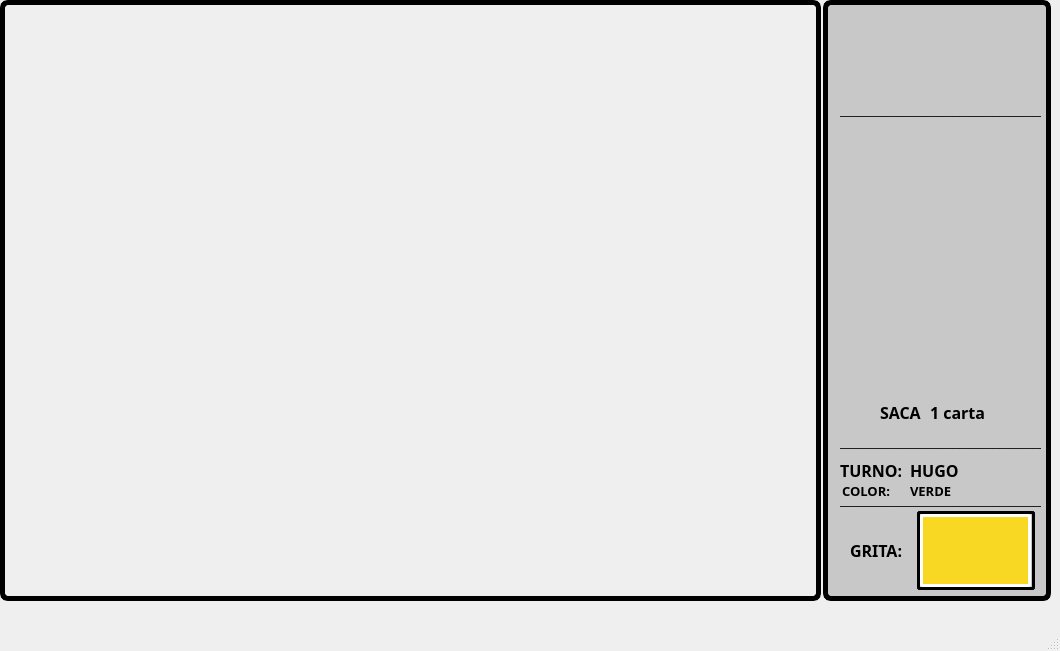
<?xml version="1.0" encoding="UTF-8"?>
<ui version="4.0">
 <class>MainWindow</class>
 <widget class="QMainWindow" name="MainWindow">
  <property name="geometry">
   <rect>
    <x>0</x>
    <y>0</y>
    <width>1060</width>
    <height>651</height>
   </rect>
  </property>
  <property name="windowTitle">
   <string>MainWindow</string>
  </property>
  <widget class="QWidget" name="centralwidget">
   <widget class="QLabel" name="game_table">
    <property name="geometry">
     <rect>
      <x>0</x>
      <y>0</y>
      <width>821</width>
      <height>601</height>
     </rect>
    </property>
    <property name="styleSheet">
     <string notr="true">border-color: black; border-style: outset;  border-radius: 8px; border-width: 5px;</string>
    </property>
    <property name="text">
     <string/>
    </property>
    <property name="pixmap">
     <pixmap>sprites/game_table.png</pixmap>
    </property>
    <property name="scaledContents">
     <bool>true</bool>
    </property>
   </widget>
   <widget class="QLabel" name="label_menu">
    <property name="geometry">
     <rect>
      <x>823</x>
      <y>0</y>
      <width>228</width>
      <height>601</height>
     </rect>
    </property>
    <property name="styleSheet">
     <string notr="true">border-style: outset;  border-radius: 8px; border-width: 5px; background-color: rgba(200,200,200,1)</string>
    </property>
    <property name="text">
     <string/>
    </property>
    <property name="pixmap">
     <pixmap>sprites/pngtree-red-line-geometric-cool-dreamy-colorful-color-cover-background-image_127887.jpg</pixmap>
    </property>
   </widget>
   <widget class="QLabel" name="text_turno">
    <property name="geometry">
     <rect>
      <x>840</x>
      <y>460</y>
      <width>61</width>
      <height>21</height>
     </rect>
    </property>
    <property name="font">
     <font>
      <family>Century Gothic</family>
      <pointsize>12</pointsize>
      <weight>75</weight>
      <bold>true</bold>
     </font>
    </property>
    <property name="text">
     <string>TURNO:</string>
    </property>
   </widget>
   <widget class="QLabel" name="player_turn">
    <property name="geometry">
     <rect>
      <x>910</x>
      <y>460</y>
      <width>131</width>
      <height>21</height>
     </rect>
    </property>
    <property name="font">
     <font>
      <family>Century Gothic</family>
      <pointsize>12</pointsize>
      <weight>75</weight>
      <bold>true</bold>
     </font>
    </property>
    <property name="text">
     <string>HUGO</string>
    </property>
   </widget>
   <widget class="QLabel" name="text_turno_2">
    <property name="geometry">
     <rect>
      <x>842</x>
      <y>480</y>
      <width>51</width>
      <height>21</height>
     </rect>
    </property>
    <property name="font">
     <font>
      <family>Century Gothic</family>
      <pointsize>10</pointsize>
      <weight>75</weight>
      <bold>true</bold>
     </font>
    </property>
    <property name="text">
     <string>COLOR:</string>
    </property>
   </widget>
   <widget class="QLabel" name="color">
    <property name="geometry">
     <rect>
      <x>910</x>
      <y>480</y>
      <width>131</width>
      <height>21</height>
     </rect>
    </property>
    <property name="font">
     <font>
      <family>Century Gothic</family>
      <pointsize>10</pointsize>
      <weight>75</weight>
      <bold>true</bold>
     </font>
    </property>
    <property name="text">
     <string>VERDE</string>
    </property>
   </widget>
   <widget class="QLabel" name="label">
    <property name="geometry">
     <rect>
      <x>840</x>
      <y>100</y>
      <width>201</width>
      <height>20</height>
     </rect>
    </property>
    <property name="text">
     <string>_________________________________</string>
    </property>
   </widget>
   <widget class="QLabel" name="deck_5">
    <property name="geometry">
     <rect>
      <x>840</x>
      <y>140</y>
      <width>171</width>
      <height>261</height>
     </rect>
    </property>
    <property name="text">
     <string/>
    </property>
    <property name="pixmap">
     <pixmap>sprites/reverso.png</pixmap>
    </property>
    <property name="scaledContents">
     <bool>true</bool>
    </property>
   </widget>
   <widget class="QLabel" name="label_3">
    <property name="geometry">
     <rect>
      <x>870</x>
      <y>20</y>
      <width>151</width>
      <height>91</height>
     </rect>
    </property>
    <property name="text">
     <string/>
    </property>
    <property name="pixmap">
     <pixmap>sprites/Logo_1.png</pixmap>
    </property>
    <property name="scaledContents">
     <bool>true</bool>
    </property>
   </widget>
   <widget class="QLabel" name="text_turno_4">
    <property name="geometry">
     <rect>
      <x>880</x>
      <y>402</y>
      <width>51</width>
      <height>21</height>
     </rect>
    </property>
    <property name="font">
     <font>
      <family>Century Gothic</family>
      <pointsize>12</pointsize>
      <weight>75</weight>
      <bold>true</bold>
     </font>
    </property>
    <property name="text">
     <string>SACA</string>
    </property>
   </widget>
   <widget class="QLabel" name="label_4">
    <property name="geometry">
     <rect>
      <x>840</x>
      <y>432</y>
      <width>201</width>
      <height>20</height>
     </rect>
    </property>
    <property name="text">
     <string>_________________________________</string>
    </property>
   </widget>
   <widget class="QLabel" name="deck_4">
    <property name="geometry">
     <rect>
      <x>844</x>
      <y>137</y>
      <width>171</width>
      <height>261</height>
     </rect>
    </property>
    <property name="text">
     <string/>
    </property>
    <property name="pixmap">
     <pixmap>sprites/reverso.png</pixmap>
    </property>
    <property name="scaledContents">
     <bool>true</bool>
    </property>
   </widget>
   <widget class="QLabel" name="deck_3">
    <property name="geometry">
     <rect>
      <x>848</x>
      <y>134</y>
      <width>171</width>
      <height>261</height>
     </rect>
    </property>
    <property name="text">
     <string/>
    </property>
    <property name="pixmap">
     <pixmap>sprites/reverso.png</pixmap>
    </property>
    <property name="scaledContents">
     <bool>true</bool>
    </property>
   </widget>
   <widget class="QLabel" name="deck_2">
    <property name="geometry">
     <rect>
      <x>853</x>
      <y>130</y>
      <width>171</width>
      <height>261</height>
     </rect>
    </property>
    <property name="text">
     <string/>
    </property>
    <property name="pixmap">
     <pixmap>sprites/reverso.png</pixmap>
    </property>
    <property name="scaledContents">
     <bool>true</bool>
    </property>
   </widget>
   <widget class="QLabel" name="deck_1">
    <property name="geometry">
     <rect>
      <x>859</x>
      <y>126</y>
      <width>171</width>
      <height>261</height>
     </rect>
    </property>
    <property name="text">
     <string/>
    </property>
    <property name="pixmap">
     <pixmap>sprites/reverso.png</pixmap>
    </property>
    <property name="scaledContents">
     <bool>true</bool>
    </property>
   </widget>
   <widget class="QLabel" name="label_9">
    <property name="geometry">
     <rect>
      <x>840</x>
      <y>490</y>
      <width>201</width>
      <height>20</height>
     </rect>
    </property>
    <property name="text">
     <string>_________________________________</string>
    </property>
   </widget>
   <widget class="QLabel" name="text_turno_5">
    <property name="geometry">
     <rect>
      <x>850</x>
      <y>540</y>
      <width>61</width>
      <height>21</height>
     </rect>
    </property>
    <property name="font">
     <font>
      <family>Century Gothic</family>
      <pointsize>12</pointsize>
      <weight>75</weight>
      <bold>true</bold>
     </font>
    </property>
    <property name="text">
     <string>GRITA:</string>
    </property>
   </widget>
   <widget class="QPushButton" name="shout_button">
    <property name="geometry">
     <rect>
      <x>920</x>
      <y>514</y>
      <width>111</width>
      <height>73</height>
     </rect>
    </property>
    <property name="cursor">
     <cursorShape>ArrowCursor</cursorShape>
    </property>
    <property name="styleSheet">
     <string notr="true">background-color: rgba(248,216,34,1); border-style: solid;  border-radius: 3px; border-width: 3px; border-color: white; 


</string>
    </property>
    <property name="text">
     <string/>
    </property>
    <property name="icon">
     <iconset>
      <normaloff>sprites/Logo_1.png</normaloff>sprites/Logo_1.png</iconset>
    </property>
    <property name="iconSize">
     <size>
      <width>86</width>
      <height>60</height>
     </size>
    </property>
   </widget>
   <widget class="QLabel" name="n_cards_text">
    <property name="geometry">
     <rect>
      <x>930</x>
      <y>402</y>
      <width>81</width>
      <height>21</height>
     </rect>
    </property>
    <property name="font">
     <font>
      <family>Century Gothic</family>
      <pointsize>12</pointsize>
      <weight>75</weight>
      <bold>true</bold>
     </font>
    </property>
    <property name="text">
     <string>1 carta</string>
    </property>
   </widget>
   <widget class="QLabel" name="label_10">
    <property name="geometry">
     <rect>
      <x>917</x>
      <y>511</y>
      <width>118</width>
      <height>79</height>
     </rect>
    </property>
    <property name="styleSheet">
     <string notr="true">border-style: solid;  border-radius: 3px; border-width: 3px; border-color: black; 
</string>
    </property>
    <property name="text">
     <string>TextLabel</string>
    </property>
   </widget>
   <widget class="QGroupBox" name="groupBox">
    <property name="geometry">
     <rect>
      <x>10</x>
      <y>440</y>
      <width>781</width>
      <height>151</height>
     </rect>
    </property>
    <property name="styleSheet">
     <string notr="true">border: None</string>
    </property>
    <property name="title">
     <string/>
    </property>
    <property name="flat">
     <bool>true</bool>
    </property>
    <property name="checkable">
     <bool>false</bool>
    </property>
    <widget class="QLabel" name="p_card_9">
     <property name="geometry">
      <rect>
       <x>50</x>
       <y>10</y>
       <width>91</width>
       <height>131</height>
      </rect>
     </property>
     <property name="text">
      <string/>
     </property>
     <property name="scaledContents">
      <bool>true</bool>
     </property>
    </widget>
    <widget class="QLabel" name="p_card_7">
     <property name="geometry">
      <rect>
       <x>120</x>
       <y>10</y>
       <width>91</width>
       <height>131</height>
      </rect>
     </property>
     <property name="text">
      <string/>
     </property>
     <property name="scaledContents">
      <bool>true</bool>
     </property>
    </widget>
    <widget class="QLabel" name="p_card_5">
     <property name="geometry">
      <rect>
       <x>190</x>
       <y>10</y>
       <width>91</width>
       <height>131</height>
      </rect>
     </property>
     <property name="text">
      <string/>
     </property>
     <property name="scaledContents">
      <bool>true</bool>
     </property>
    </widget>
    <widget class="QLabel" name="p_card_3">
     <property name="geometry">
      <rect>
       <x>260</x>
       <y>10</y>
       <width>91</width>
       <height>131</height>
      </rect>
     </property>
     <property name="text">
      <string/>
     </property>
     <property name="scaledContents">
      <bool>true</bool>
     </property>
    </widget>
    <widget class="QLabel" name="p_card_1">
     <property name="geometry">
      <rect>
       <x>330</x>
       <y>10</y>
       <width>91</width>
       <height>131</height>
      </rect>
     </property>
     <property name="text">
      <string/>
     </property>
     <property name="scaledContents">
      <bool>true</bool>
     </property>
    </widget>
    <widget class="QLabel" name="p_card_2">
     <property name="geometry">
      <rect>
       <x>400</x>
       <y>10</y>
       <width>91</width>
       <height>131</height>
      </rect>
     </property>
     <property name="text">
      <string/>
     </property>
     <property name="scaledContents">
      <bool>true</bool>
     </property>
    </widget>
    <widget class="QLabel" name="p_card_4">
     <property name="geometry">
      <rect>
       <x>470</x>
       <y>10</y>
       <width>91</width>
       <height>131</height>
      </rect>
     </property>
     <property name="text">
      <string/>
     </property>
     <property name="scaledContents">
      <bool>true</bool>
     </property>
    </widget>
    <widget class="QLabel" name="p_card_6">
     <property name="geometry">
      <rect>
       <x>540</x>
       <y>10</y>
       <width>91</width>
       <height>131</height>
      </rect>
     </property>
     <property name="text">
      <string/>
     </property>
     <property name="scaledContents">
      <bool>true</bool>
     </property>
    </widget>
    <widget class="QLabel" name="p_card_8">
     <property name="geometry">
      <rect>
       <x>610</x>
       <y>10</y>
       <width>91</width>
       <height>131</height>
      </rect>
     </property>
     <property name="text">
      <string/>
     </property>
     <property name="scaledContents">
      <bool>true</bool>
     </property>
    </widget>
    <widget class="QLabel" name="p_card_10">
     <property name="geometry">
      <rect>
       <x>680</x>
       <y>10</y>
       <width>91</width>
       <height>131</height>
      </rect>
     </property>
     <property name="text">
      <string/>
     </property>
     <property name="scaledContents">
      <bool>true</bool>
     </property>
    </widget>
   </widget>
   <widget class="QGroupBox" name="groupBox_2">
    <property name="geometry">
     <rect>
      <x>10</x>
      <y>90</y>
      <width>131</width>
      <height>321</height>
     </rect>
    </property>
    <property name="styleSheet">
     <string notr="true">border: None</string>
    </property>
    <property name="title">
     <string/>
    </property>
    <widget class="QLabel" name="left_10">
     <property name="geometry">
      <rect>
       <x>0</x>
       <y>220</y>
       <width>131</width>
       <height>91</height>
      </rect>
     </property>
     <property name="text">
      <string/>
     </property>
     <property name="scaledContents">
      <bool>true</bool>
     </property>
    </widget>
    <widget class="QLabel" name="left_8">
     <property name="geometry">
      <rect>
       <x>0</x>
       <y>200</y>
       <width>131</width>
       <height>91</height>
      </rect>
     </property>
     <property name="text">
      <string/>
     </property>
     <property name="scaledContents">
      <bool>true</bool>
     </property>
    </widget>
    <widget class="QLabel" name="left_6">
     <property name="geometry">
      <rect>
       <x>0</x>
       <y>180</y>
       <width>131</width>
       <height>91</height>
      </rect>
     </property>
     <property name="text">
      <string/>
     </property>
     <property name="scaledContents">
      <bool>true</bool>
     </property>
    </widget>
    <widget class="QLabel" name="left_4">
     <property name="geometry">
      <rect>
       <x>0</x>
       <y>160</y>
       <width>131</width>
       <height>91</height>
      </rect>
     </property>
     <property name="text">
      <string/>
     </property>
     <property name="scaledContents">
      <bool>true</bool>
     </property>
    </widget>
    <widget class="QLabel" name="left_2">
     <property name="geometry">
      <rect>
       <x>0</x>
       <y>140</y>
       <width>131</width>
       <height>91</height>
      </rect>
     </property>
     <property name="text">
      <string/>
     </property>
     <property name="scaledContents">
      <bool>true</bool>
     </property>
    </widget>
    <widget class="QLabel" name="left_1">
     <property name="geometry">
      <rect>
       <x>0</x>
       <y>120</y>
       <width>131</width>
       <height>91</height>
      </rect>
     </property>
     <property name="text">
      <string/>
     </property>
     <property name="scaledContents">
      <bool>true</bool>
     </property>
    </widget>
    <widget class="QLabel" name="left_3">
     <property name="geometry">
      <rect>
       <x>0</x>
       <y>100</y>
       <width>131</width>
       <height>91</height>
      </rect>
     </property>
     <property name="text">
      <string/>
     </property>
     <property name="scaledContents">
      <bool>true</bool>
     </property>
    </widget>
    <widget class="QLabel" name="left_5">
     <property name="geometry">
      <rect>
       <x>0</x>
       <y>80</y>
       <width>131</width>
       <height>91</height>
      </rect>
     </property>
     <property name="text">
      <string/>
     </property>
     <property name="scaledContents">
      <bool>true</bool>
     </property>
    </widget>
    <widget class="QLabel" name="left_7">
     <property name="geometry">
      <rect>
       <x>0</x>
       <y>60</y>
       <width>131</width>
       <height>91</height>
      </rect>
     </property>
     <property name="text">
      <string/>
     </property>
     <property name="scaledContents">
      <bool>true</bool>
     </property>
    </widget>
    <widget class="QLabel" name="left_9">
     <property name="geometry">
      <rect>
       <x>0</x>
       <y>40</y>
       <width>131</width>
       <height>91</height>
      </rect>
     </property>
     <property name="text">
      <string/>
     </property>
     <property name="scaledContents">
      <bool>true</bool>
     </property>
    </widget>
   </widget>
   <widget class="QGroupBox" name="groupBox_3">
    <property name="geometry">
     <rect>
      <x>680</x>
      <y>90</y>
      <width>131</width>
      <height>321</height>
     </rect>
    </property>
    <property name="styleSheet">
     <string notr="true">border: None</string>
    </property>
    <property name="title">
     <string/>
    </property>
    <widget class="QLabel" name="right_10">
     <property name="geometry">
      <rect>
       <x>0</x>
       <y>230</y>
       <width>131</width>
       <height>91</height>
      </rect>
     </property>
     <property name="text">
      <string/>
     </property>
     <property name="scaledContents">
      <bool>true</bool>
     </property>
    </widget>
    <widget class="QLabel" name="right_8">
     <property name="geometry">
      <rect>
       <x>0</x>
       <y>210</y>
       <width>131</width>
       <height>91</height>
      </rect>
     </property>
     <property name="text">
      <string/>
     </property>
     <property name="scaledContents">
      <bool>true</bool>
     </property>
    </widget>
    <widget class="QLabel" name="right_6">
     <property name="geometry">
      <rect>
       <x>0</x>
       <y>190</y>
       <width>131</width>
       <height>91</height>
      </rect>
     </property>
     <property name="text">
      <string/>
     </property>
     <property name="scaledContents">
      <bool>true</bool>
     </property>
    </widget>
    <widget class="QLabel" name="right_4">
     <property name="geometry">
      <rect>
       <x>0</x>
       <y>170</y>
       <width>131</width>
       <height>91</height>
      </rect>
     </property>
     <property name="text">
      <string/>
     </property>
     <property name="scaledContents">
      <bool>true</bool>
     </property>
    </widget>
    <widget class="QLabel" name="right_2">
     <property name="geometry">
      <rect>
       <x>0</x>
       <y>150</y>
       <width>131</width>
       <height>91</height>
      </rect>
     </property>
     <property name="text">
      <string/>
     </property>
     <property name="scaledContents">
      <bool>true</bool>
     </property>
    </widget>
    <widget class="QLabel" name="right_1">
     <property name="geometry">
      <rect>
       <x>0</x>
       <y>130</y>
       <width>131</width>
       <height>91</height>
      </rect>
     </property>
     <property name="text">
      <string/>
     </property>
     <property name="scaledContents">
      <bool>true</bool>
     </property>
    </widget>
    <widget class="QLabel" name="right_3">
     <property name="geometry">
      <rect>
       <x>0</x>
       <y>110</y>
       <width>131</width>
       <height>91</height>
      </rect>
     </property>
     <property name="text">
      <string/>
     </property>
     <property name="scaledContents">
      <bool>true</bool>
     </property>
    </widget>
    <widget class="QLabel" name="right_5">
     <property name="geometry">
      <rect>
       <x>0</x>
       <y>90</y>
       <width>131</width>
       <height>91</height>
      </rect>
     </property>
     <property name="text">
      <string/>
     </property>
     <property name="scaledContents">
      <bool>true</bool>
     </property>
    </widget>
    <widget class="QLabel" name="right_7">
     <property name="geometry">
      <rect>
       <x>0</x>
       <y>70</y>
       <width>131</width>
       <height>91</height>
      </rect>
     </property>
     <property name="text">
      <string/>
     </property>
     <property name="scaledContents">
      <bool>true</bool>
     </property>
    </widget>
    <widget class="QLabel" name="right_9">
     <property name="geometry">
      <rect>
       <x>0</x>
       <y>50</y>
       <width>131</width>
       <height>91</height>
      </rect>
     </property>
     <property name="text">
      <string/>
     </property>
     <property name="scaledContents">
      <bool>true</bool>
     </property>
    </widget>
   </widget>
   <widget class="QGroupBox" name="groupBox_4">
    <property name="geometry">
     <rect>
      <x>290</x>
      <y>10</y>
      <width>271</width>
      <height>131</height>
     </rect>
    </property>
    <property name="styleSheet">
     <string notr="true">border: None</string>
    </property>
    <property name="title">
     <string/>
    </property>
    <widget class="QLabel" name="up_10">
     <property name="geometry">
      <rect>
       <x>0</x>
       <y>0</y>
       <width>91</width>
       <height>131</height>
      </rect>
     </property>
     <property name="text">
      <string/>
     </property>
     <property name="scaledContents">
      <bool>true</bool>
     </property>
    </widget>
    <widget class="QLabel" name="up_8">
     <property name="geometry">
      <rect>
       <x>20</x>
       <y>0</y>
       <width>91</width>
       <height>131</height>
      </rect>
     </property>
     <property name="text">
      <string/>
     </property>
     <property name="scaledContents">
      <bool>true</bool>
     </property>
    </widget>
    <widget class="QLabel" name="up_6">
     <property name="geometry">
      <rect>
       <x>40</x>
       <y>0</y>
       <width>91</width>
       <height>131</height>
      </rect>
     </property>
     <property name="text">
      <string/>
     </property>
     <property name="scaledContents">
      <bool>true</bool>
     </property>
    </widget>
    <widget class="QLabel" name="up_4">
     <property name="geometry">
      <rect>
       <x>60</x>
       <y>0</y>
       <width>91</width>
       <height>131</height>
      </rect>
     </property>
     <property name="text">
      <string/>
     </property>
     <property name="scaledContents">
      <bool>true</bool>
     </property>
    </widget>
    <widget class="QLabel" name="up_2">
     <property name="geometry">
      <rect>
       <x>80</x>
       <y>0</y>
       <width>91</width>
       <height>131</height>
      </rect>
     </property>
     <property name="text">
      <string/>
     </property>
     <property name="scaledContents">
      <bool>true</bool>
     </property>
    </widget>
    <widget class="QLabel" name="up_1">
     <property name="geometry">
      <rect>
       <x>100</x>
       <y>0</y>
       <width>91</width>
       <height>131</height>
      </rect>
     </property>
     <property name="text">
      <string/>
     </property>
     <property name="scaledContents">
      <bool>true</bool>
     </property>
    </widget>
    <widget class="QLabel" name="up_3">
     <property name="geometry">
      <rect>
       <x>120</x>
       <y>0</y>
       <width>91</width>
       <height>131</height>
      </rect>
     </property>
     <property name="text">
      <string/>
     </property>
     <property name="scaledContents">
      <bool>true</bool>
     </property>
    </widget>
    <widget class="QLabel" name="up_5">
     <property name="geometry">
      <rect>
       <x>140</x>
       <y>0</y>
       <width>91</width>
       <height>131</height>
      </rect>
     </property>
     <property name="text">
      <string/>
     </property>
     <property name="scaledContents">
      <bool>true</bool>
     </property>
    </widget>
    <widget class="QLabel" name="up_7">
     <property name="geometry">
      <rect>
       <x>160</x>
       <y>0</y>
       <width>91</width>
       <height>131</height>
      </rect>
     </property>
     <property name="text">
      <string/>
     </property>
     <property name="scaledContents">
      <bool>true</bool>
     </property>
    </widget>
    <widget class="QLabel" name="up_9">
     <property name="geometry">
      <rect>
       <x>180</x>
       <y>0</y>
       <width>91</width>
       <height>131</height>
      </rect>
     </property>
     <property name="text">
      <string/>
     </property>
     <property name="scaledContents">
      <bool>true</bool>
     </property>
    </widget>
   </widget>
   <widget class="QLabel" name="playing_card">
    <property name="geometry">
     <rect>
      <x>350</x>
      <y>190</y>
      <width>141</width>
      <height>201</height>
     </rect>
    </property>
    <property name="text">
     <string/>
    </property>
    <property name="pixmap">
     <pixmap>sprites/reverso.png</pixmap>
    </property>
    <property name="scaledContents">
     <bool>true</bool>
    </property>
   </widget>
   <widget class="QLabel" name="p_text_left">
    <property name="geometry">
     <rect>
      <x>10</x>
      <y>60</y>
      <width>131</width>
      <height>31</height>
     </rect>
    </property>
    <property name="font">
     <font>
      <family>Century Gothic</family>
      <pointsize>12</pointsize>
      <weight>75</weight>
      <bold>true</bold>
     </font>
    </property>
    <property name="styleSheet">
     <string notr="true">color: white</string>
    </property>
    <property name="text">
     <string/>
    </property>
   </widget>
   <widget class="QLabel" name="p_text_me">
    <property name="geometry">
     <rect>
      <x>70</x>
      <y>420</y>
      <width>131</width>
      <height>31</height>
     </rect>
    </property>
    <property name="font">
     <font>
      <family>Century Gothic</family>
      <pointsize>12</pointsize>
      <weight>75</weight>
      <bold>true</bold>
     </font>
    </property>
    <property name="styleSheet">
     <string notr="true">color: white</string>
    </property>
    <property name="text">
     <string/>
    </property>
   </widget>
   <widget class="QLabel" name="p_text_up">
    <property name="geometry">
     <rect>
      <x>120</x>
      <y>10</y>
      <width>161</width>
      <height>21</height>
     </rect>
    </property>
    <property name="font">
     <font>
      <family>Century Gothic</family>
      <pointsize>12</pointsize>
      <weight>75</weight>
      <bold>true</bold>
     </font>
    </property>
    <property name="styleSheet">
     <string notr="true">color: white</string>
    </property>
    <property name="text">
     <string/>
    </property>
    <property name="alignment">
     <set>Qt::AlignRight|Qt::AlignTrailing|Qt::AlignVCenter</set>
    </property>
   </widget>
   <widget class="QLabel" name="p_text_right">
    <property name="geometry">
     <rect>
      <x>710</x>
      <y>60</y>
      <width>101</width>
      <height>31</height>
     </rect>
    </property>
    <property name="font">
     <font>
      <family>Century Gothic</family>
      <pointsize>12</pointsize>
      <weight>75</weight>
      <bold>true</bold>
     </font>
    </property>
    <property name="styleSheet">
     <string notr="true">color: white</string>
    </property>
    <property name="text">
     <string/>
    </property>
    <property name="alignment">
     <set>Qt::AlignRight|Qt::AlignTrailing|Qt::AlignVCenter</set>
    </property>
   </widget>
   <widget class="QLabel" name="shout_text">
    <property name="geometry">
     <rect>
      <x>825</x>
      <y>423</y>
      <width>223</width>
      <height>21</height>
     </rect>
    </property>
    <property name="font">
     <font>
      <family>Microsoft Sans Serif</family>
      <pointsize>8</pointsize>
      <weight>50</weight>
      <bold>false</bold>
     </font>
    </property>
    <property name="styleSheet">
     <string notr="true">color: rgba(238, 235, 149, 1)</string>
    </property>
    <property name="text">
     <string/>
    </property>
    <property name="alignment">
     <set>Qt::AlignCenter</set>
    </property>
   </widget>
   <zorder>label_menu</zorder>
   <zorder>label_10</zorder>
   <zorder>deck_5</zorder>
   <zorder>game_table</zorder>
   <zorder>text_turno</zorder>
   <zorder>player_turn</zorder>
   <zorder>text_turno_2</zorder>
   <zorder>color</zorder>
   <zorder>label</zorder>
   <zorder>label_3</zorder>
   <zorder>text_turno_4</zorder>
   <zorder>label_4</zorder>
   <zorder>deck_4</zorder>
   <zorder>deck_3</zorder>
   <zorder>deck_2</zorder>
   <zorder>deck_1</zorder>
   <zorder>label_9</zorder>
   <zorder>text_turno_5</zorder>
   <zorder>shout_button</zorder>
   <zorder>n_cards_text</zorder>
   <zorder>groupBox</zorder>
   <zorder>groupBox_2</zorder>
   <zorder>groupBox_3</zorder>
   <zorder>groupBox_4</zorder>
   <zorder>playing_card</zorder>
   <zorder>p_text_left</zorder>
   <zorder>p_text_me</zorder>
   <zorder>p_text_up</zorder>
   <zorder>p_text_right</zorder>
   <zorder>shout_text</zorder>
  </widget>
  <widget class="QMenuBar" name="menubar">
   <property name="geometry">
    <rect>
     <x>0</x>
     <y>0</y>
     <width>1060</width>
     <height>21</height>
    </rect>
   </property>
  </widget>
  <widget class="QStatusBar" name="statusbar"/>
 </widget>
 <resources/>
 <connections/>
</ui>
